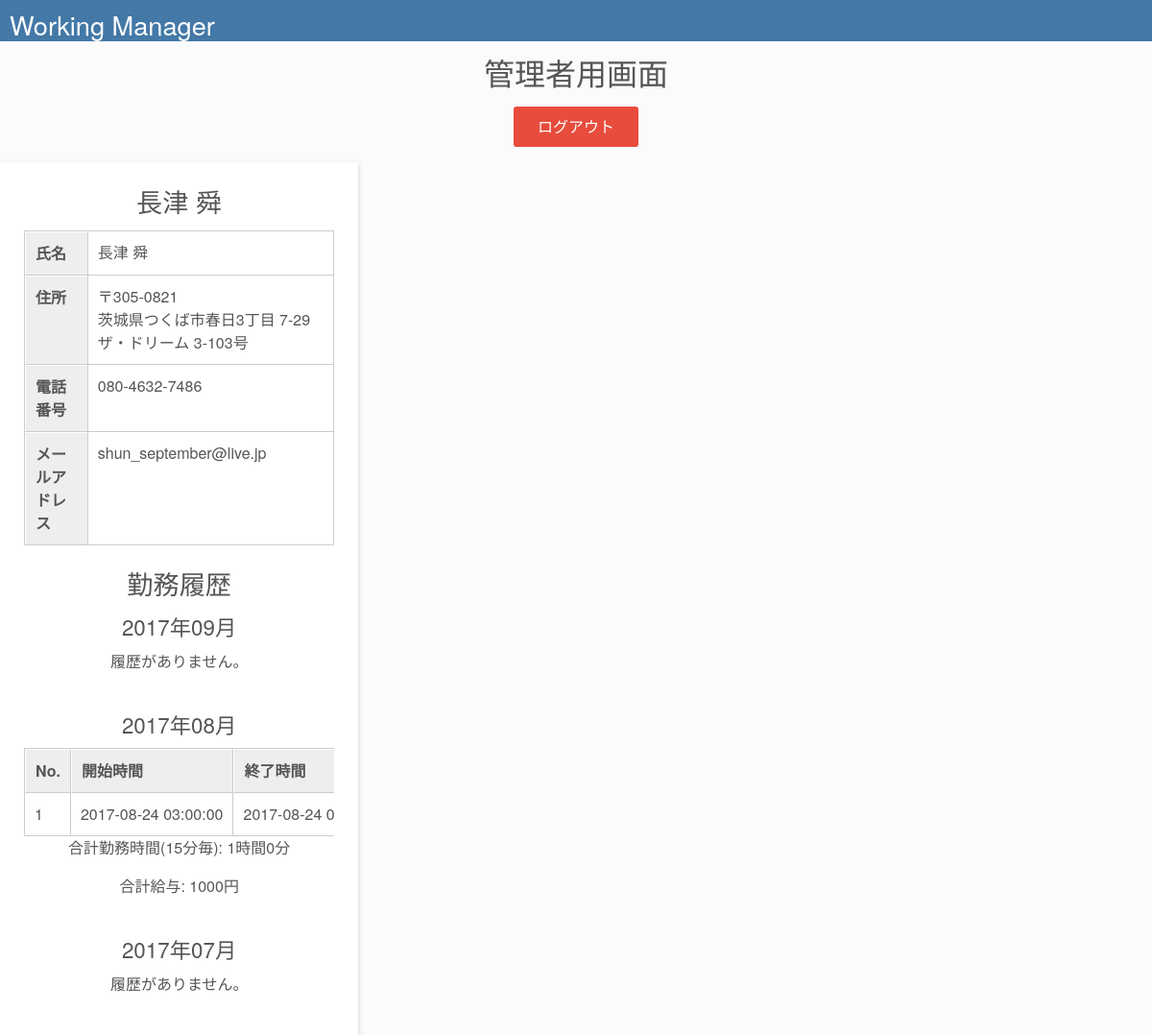
The page /webroot/main_manage.php on the database as committed earlier.
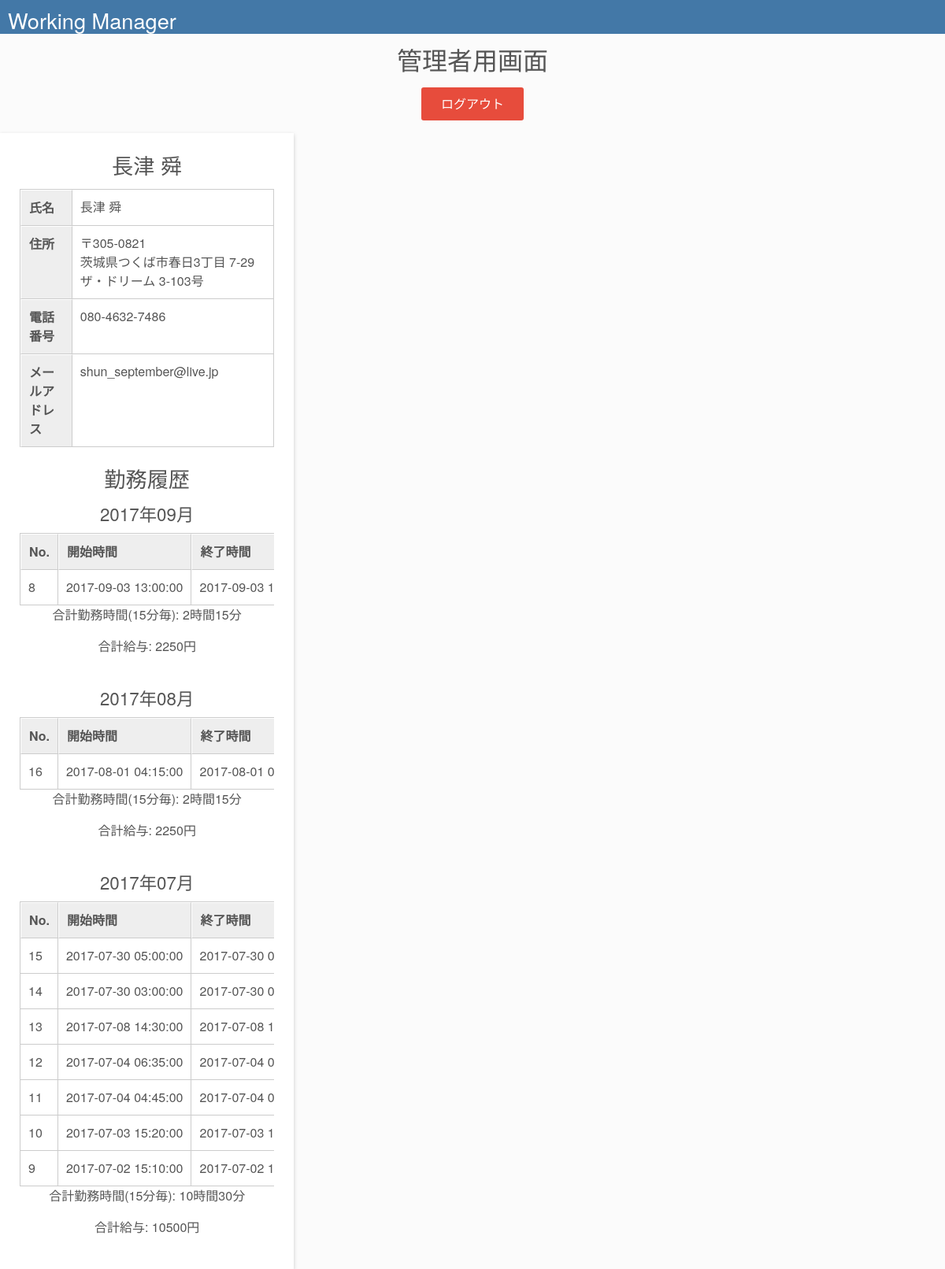
The same page on the database as committed later.
### tables this page shows
CREATE TABLE `user` (
  `id` int(10) UNSIGNED NOT NULL,
  `email` varchar(255) NOT NULL,
  `password` varchar(255) NOT NULL,
  `permissions` text,
  `last_login` timestamp NULL DEFAULT NULL,
  `first_name` varchar(255) DEFAULT NULL,
  `last_name` varchar(255) DEFAULT NULL,
  `zipcode` varchar(12) DEFAULT NULL,
  `address` text,
  `phone` varchar(16) DEFAULT NULL,
  `created_at` timestamp NOT NULL DEFAULT CURRENT_TIMESTAMP,
  `updated_at` timestamp NOT NULL DEFAULT CURRENT_TIMESTAMP
);

CREATE TABLE `work` (
  `id` int(11) NOT NULL,
  `user_id` int(10) UNSIGNED NOT NULL,
  `start` timestamp NOT NULL DEFAULT '0000-00-00 00:00:00',
  `end` timestamp NOT NULL DEFAULT '0000-00-00 00:00:00',
  `comment` text NOT NULL,
  `created_at` timestamp NOT NULL DEFAULT CURRENT_TIMESTAMP
);

### autoload.php (called while the page is built, shortened)
<?php
function autoloader($name)
{
  $arrToken = explode('\\', $name);
  $arrToken[0] = '/classes';
  $filename = BASE_DIR . implode("/", $arrToken) . '.class.php';
}

### classes/common/Db.class.php (called while the page is built, shortened)
<?php
class Db
{
  static private $instance = null;
  private static function getInstance()
  {
    if(is_null(self::$instance))
    {
      $options = array(
        \PDO::ATTR_ERRMODE => \PDO::ERRMODE_EXCEPTION,
        \PDO::ATTR_DEFAULT_FETCH_MODE => \PDO::FETCH_ASSOC,
        \PDO::ATTR_AUTOCOMMIT => true
      );
      self::$instance = new \PDO(
        sprintf(self::DSN, self::DBNAME),
        self::USER_NAME,
        self::PASSWORD,
        $options
      );
    }
    return self::$instance;
  }
  public static function select($sql, array $arr = array())
  {
    $stmt = self::getInstance()->prepare($sql);
    $stmt->execute($arr);
    return $stmt->fetchAll();
  }
}

### classes/dao/WorkDao.class.php (called while the page is built, shortened)
<?php
class WorkDao
{
    public static function getDaoFromUserId($id)
    {
        $sql = "SELECT ";
        $sql .= "* ";
        $sql .= "FROM `work` ";
        $sql .= "WHERE `user_id` = :id ";
        $sql .= "ORDER BY `start` DESC ";
        $arr = array();
        $arr[':id'] = $id;
        return Db::select($sql, $arr);
    }
}

### genparts.php (the view, shortened to what this page needs)
<?php
function genShiftTable($arr, $deletebtn = true)
{
    $sum = 0;
    if(null == $arr)
    {
        print("<p>履歴がありません。</p>");
        return;
    }
    ?>
    <table>
    <tbody>
    <tr>
    <th>No.</th><th>開始時間</th><th>終了時間</th><th>時間</th><th>コメント</th>
    </tr>
    <?php
    foreach($arr as $shift)
    {
        $start = strtotime($shift['start']);
        $end = strtotime($shift['end']);
        $diff = $end - $start;
    ?>
    <tr>
        <td><?=$shift['id']?></td>
        <td><?=$shift['start']?></td>
        <td><?=$shift['end']?></td>
    </tr>
    <?php
        $sum += $diff;
        $shours = floor( $sum / 3600 );
        $sminutes = floor( ( $sum / 60 ) % 60 );
        switch($sminutes)
        {
            case 10:
            $sminutes = 15;
            break;
            case 25:
            $sminutes = 30;
            break;
            case 35:
            $sminutes = 30;
            break;
            case 40:
            $sminutes = 45;
            break;
        }
    }
    ?>
    </tbody>
    </table>
    <p>合計勤務時間(15分毎): <?=$shours?>時間<?=$sminutes?>分</p>
    <p>合計給与: <?= $shours * 1000 + $sminutes * (50/3) ?>円</p>
    <?php
}

### webroot/main_manage.php (shortened to what this page needs)
<?php
$sql = "SELECT * FROM `user`";
$users = Db::select($sql);
?>
<!DOCTYPE html>
<html>
<head>
    <link rel="stylesheet" href="css/skyblue.min.css" type="text/css">
    <link rel="stylesheet" href="css/master.css" type="text/css">
</head>
<body>
    <header class="bg-main">
        <nav class="padding-left-10 padding-top-10">
            <h3>Working Manager</h3>
        </nav>
    </header>
        <div class="row">
            <div class="col md-12 text-center">
                <h2>管理者用画面</h2>
                <a class="btn btn-error" href="logout.php">ログアウト</a>
            </div>
        </div>
        <div class="row">
            <?php foreach($users as $user)
            {
                if($user['id']!=1)
                {
                $arr = WorkDao::getDaoFromUserId($user['id']);
            ?>
                <div class="col md-4 text-center">
                <div class="whitecard">
                    <h3><?=$user['last_name']?> <?=$user['first_name']?></h3>
                    <table>
                        <tr>
                            <th>氏名</th>
                            <td><?=$user['last_name']?> <?=$user['first_name']?></td>
                        </tr>
                        <tr>
                            <th>住所</th>
                            <td>〒<?=$user['zipcode']?><br><?=$user['address']?></td>
                        </tr>
                        <tr>
                            <th>電話番号</th>
                            <td><?=$user['phone']?></td>
                        </tr>
                        <tr>
                            <th>メールアドレス</th>
                            <td><?=$user['email']?></td>
                        </tr>
                    </table>
                    <br>
                    <h3>勤務履歴</h3>
                    <div class="scroll">
                    <h4><?=date('Y年m月')?></h4>
                    <?php
                    $strmonth = date('Y-m');
                    $arr1 = [];
                    foreach($arr as $item)
                    {
                        if(strstr($item['start'], $strmonth))
                        {
                            array_push($arr1, $item);
                        }
                    }
                    genShiftTable($arr1, false);
                    ?>
                    </div>
                    <br>
                    <div class="scroll">
                    <h4><?=date('Y年m月', strtotime('-1 month'))?></h4>
                    <?php
                    $strmonth = date('Y-m', strtotime('-1 month'));
                    $arr1 = [];
                    foreach($arr as $item)
                    {
                        if(strstr($item['start'], $strmonth))
                        {
                            array_push($arr1, $item);
                        }
                    }
                    genShiftTable($arr1, false);
                    ?>
                    </div>
                    <br>
                    <div class="scroll">
                    <h4><?=date('Y年m月', strtotime('-2 month'))?></h4>
                    </div>
                </div>
            </div>
            <?php
                }
            }
            ?>
        </div>
</body>
</html>

### webroot/css/master.css (style rules this page uses)
div.whitecard { padding: 25px; background: #fff; box-shadow: 0 2px 5px #ccc; }
div.scroll { overflow: auto; white-space: nowrap; }
table { width: 100%; border-collapse: separate; border-spacing: 0; text-align: left; line-height: 1.5; border-top: 1px solid #ccc; border-left: 1px solid #ccc; }
table th { padding: 10px; font-weight: bold; vertical-align: top; border-right: 1px solid #ccc; border-bottom: 1px solid #ccc; border-top: 1px solid #fff; border-left: 1px solid #fff; background: #eee; }
table td { padding: 10px; vertical-align: top; border-right: 1px solid #ccc; border-bottom: 1px solid #ccc; }

Rows that differ between the two databases and show on the page:
removed work: id "1", start "2017-08-24 03:00:00", end "2017-08-24…"
changed user "長津": shours "1" → "2 2 10"; sminutes "0" → "15 15 30"; sminutes "1000" → "2250 2250 10500"; text "No. 開始時間 終了時間 合計勤務時間(15分毎): 時間 分 合計給与: 円 履歴がありません。 履歴がありません。" → "No. No. No. 開始時間 開始時間 開始時間 終了時間 終了時間 終了時間 合計勤務時間(15分毎): 合計勤務時間(15分毎): 合計勤務時間(15分毎): 時間 時間 時間 分 分 分 合計給与: 合計給与: 合計給与: 円 円 円"
added work: id "8", start "2017-09-03 13:00:00", end "2017-09-03…"
added work: id "16", start "2017-08-01 04:15:00", end "2017-08-01…"
added work: id "15", start "2017-07-30 05:00:00", end "2017-07-30…"
added work: id "14", start "2017-07-30 03:00:00", end "2017-07-30…"
added work: id "13", start "2017-07-08 14:30:00", end "2017-07-08…"
added work: id "12", start "2017-07-04 06:35:00", end "2017-07-04…"
added work: id "11", start "2017-07-04 04:45:00", end "2017-07-04…"
added work: id "10", start "2017-07-03 15:20:00", end "2017-07-03…"
added work: id "9", start "2017-07-02 15:10:00", end "2017-07-02…"
